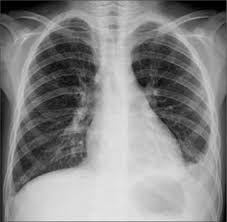
#> input picture 1.jpeg, 227 x 222 px
$ python -i preprocess_img.py   (imports and definitions only)
#> lines starting #> are read from the running program, lines starting #| are printed output that depends on the picture
#> further down, picture is the input picture: shape (222, 227, 3); min 0, max 235, mean 135.2
import cv2
import numpy as np

def preprocess(array):
    array = cv2.resize(array, (512, 512))
    array = cv2.cvtColor(array, cv2.COLOR_BGR2GRAY)
#> array: shape (512, 512)
    clahe = cv2.createCLAHE(clipLimit=2.0, tileGridSize=(4, 4))
    array = clahe.apply(array)
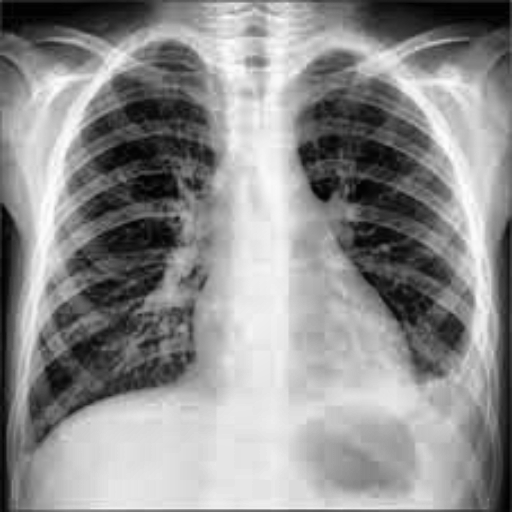
#> array: shape (512, 512); min 0, max 253, mean 142
    array = array / 255
    array = np.expand_dims(array, axis=-1)
    array = np.expand_dims(array, axis=0)
    return array

>>> import cv2
>>> picture = cv2.imread('1.jpeg')
>>> result = preprocess(picture)
